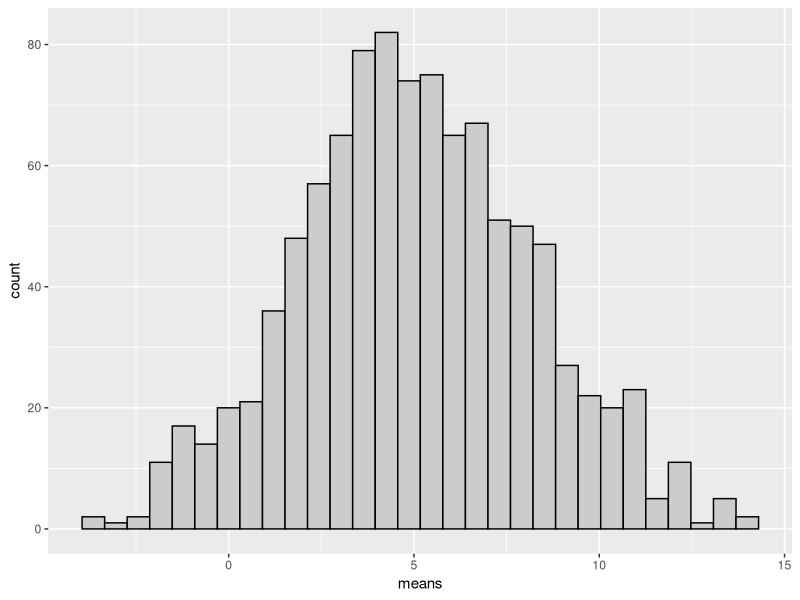
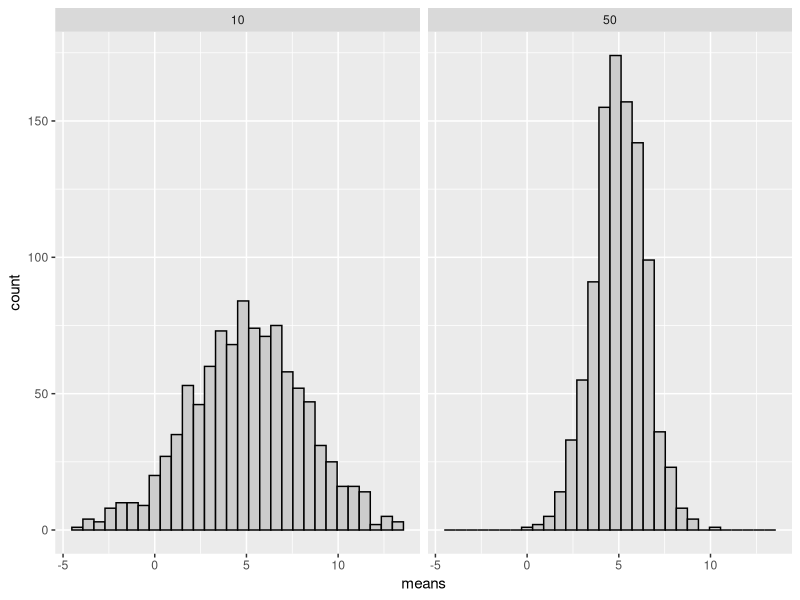
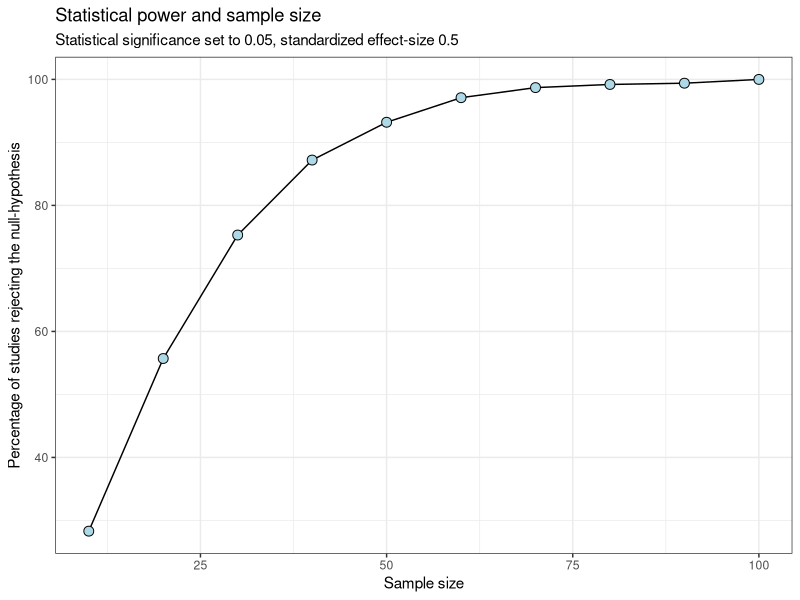
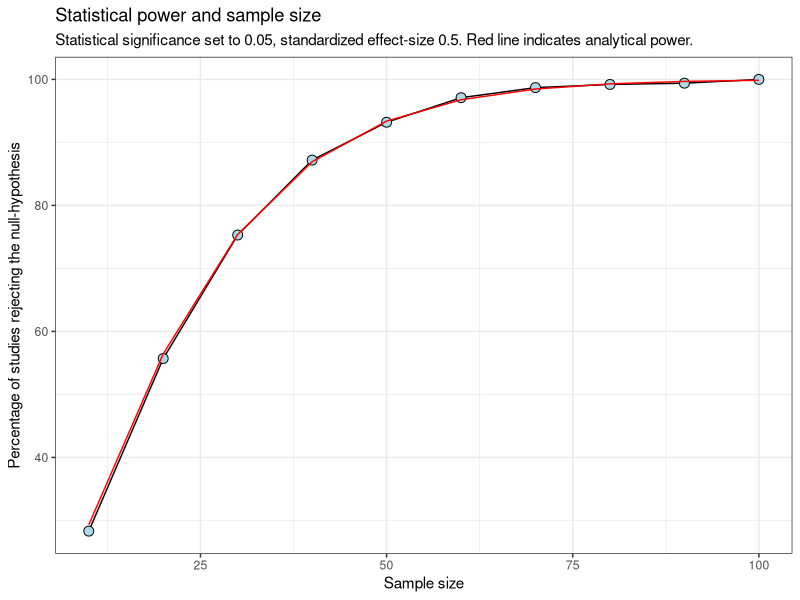
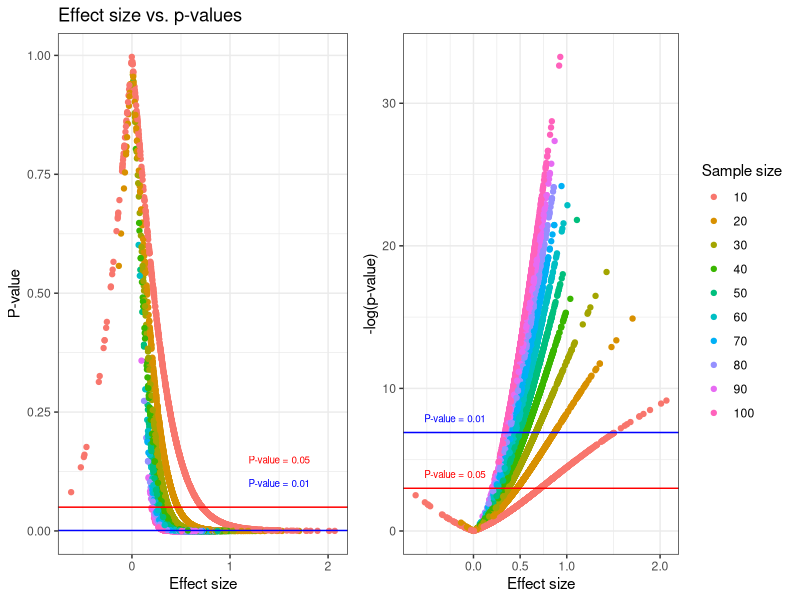
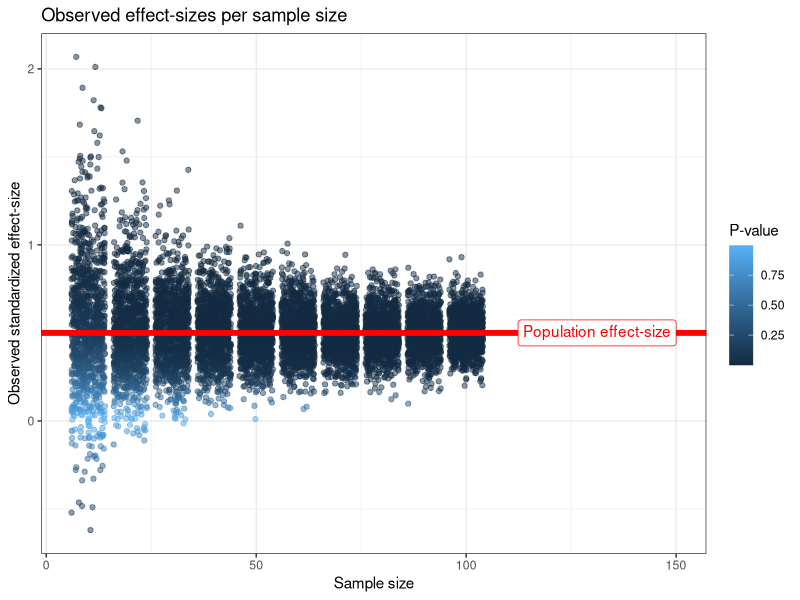
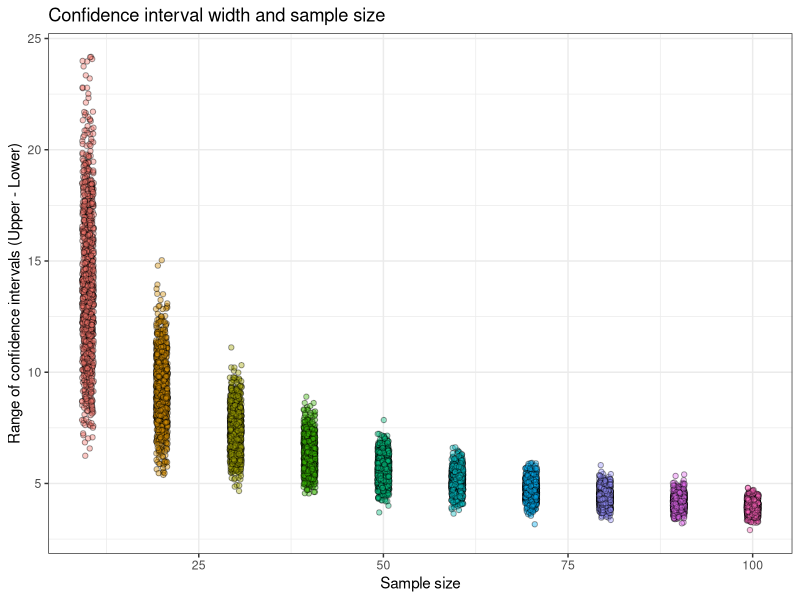
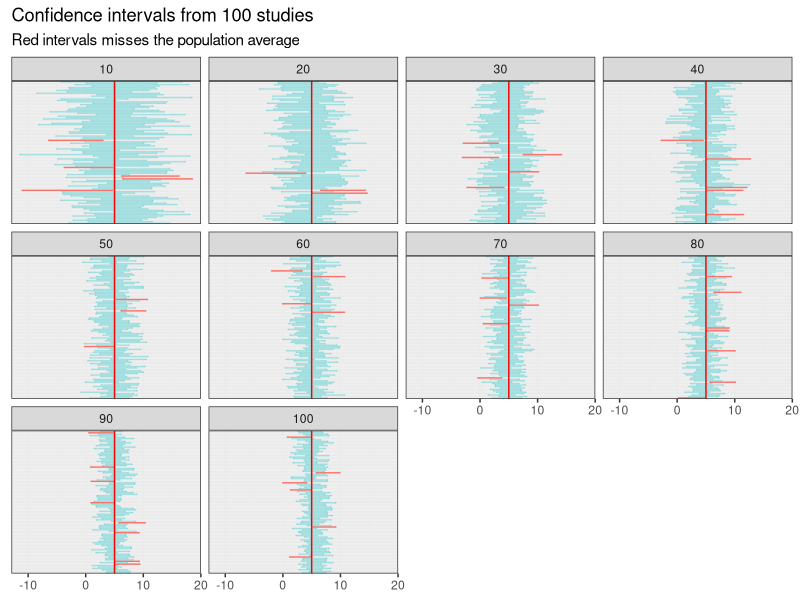

Source code (R) for these figures, in order:
## ---- chunk 1
knitr::opts_chunk$set(echo = TRUE)
## ---- chunk 2
set.seed(10)
library(tidyverse)

population <- rnorm(10^6, mean = 5, sd = 10)


results <- data.frame(means = rep(NA, 1000))


for(i in 1:1000) {
  
  samp <- sample(population, 10, replace = FALSE)
  
  results[i, 1] <- mean(samp)
  
  
}


results %>%
  ggplot(aes(means)) + geom_histogram(color = "black", fill = "gray80")


## ---- chunk 3
set.seed(10)


population <- rnorm(10^6, mean = 5, sd = 10)


results <- data.frame(means = rep(NA, 1000), 
                      sd = rep(NA, 1000))


for(i in 1:1000) {
  
  samp <- sample(population, 10, replace = FALSE)
  
  results[i, 1] <- mean(samp)
  results[i, 2] <- sd(samp)
  
}

results <- results %>%
  mutate(se = sd / sqrt(10)) 


head(results)



## ---- chunk 4

sd(results$means)

mean(results$se)

## ---- chunk 5

set.seed(10)


population <- rnorm(10^6, mean = 5, sd = 10)


results <- data.frame(means = rep(NA, 1000), 
                      sd = rep(NA, 1000))

results50 <- data.frame(means = rep(NA, 1000), 
                      sd = rep(NA, 1000))




for(i in 1:1000) {
  
  samp <- sample(population, 10, replace = FALSE)
  
  results[i, 1] <- mean(samp)
  results[i, 2] <- sd(samp)
  
  
  samp50 <- sample(population, 50, replace = FALSE)
  
  results50[i, 1] <- mean(samp50)
  results50[i, 2] <- sd(samp50)
  
  
}


bind_rows(results %>% mutate(n = 10), 
          results50 %>% mutate(n = 50)) %>%
  ggplot(aes(means)) + geom_histogram(color = "black", fill = "gray80") +
  facet_wrap(~ n)



## ---- chunk 6
bind_rows(results %>% mutate(n = 10), 
          results50 %>% mutate(n = 50)) %>%
  group_by(n) %>%
  summarise(se_average = mean(sd/sqrt(n)), 
            se_observed = sd(means)) %>%
  print()
## ---- chunk 7

# Example sample

samp <- sample(population, 15, replace = FALSE)

summary(lm(y ~ 1, data = data.frame(y = samp)))

## ---- chunk 8
library(tidyverse)
set.seed(1)


# Create a population to sample from with a known effect
# In standardized terms, the population effect is 0.5 = mean / sd.


population <- rnorm(10^6, 5, 10) 

# Calculate the population effect size 
pop.es <- mean(population) / sd(population)


results_total <- list()



# If use a progress bar 
# pb <- txtProgressBar(min = 0, max = 1000, style = 3)


# 0. Inside for-loop:




for(i in 1:1000) {
  
# 1. Sample from the population with sample size 10 to 100
  
  # 1.1 create a vector of sample sizes
  sample.sizes <- seq(from = 10, to = 100, by = 10)
  # 1.2 create a list to store results
  results_sub <- list()
  
  # 1.3 Inside a nested for-loop, perform sampling with each sample size
  for(j in 1:length(sample.sizes)) {
    
  samp <- sample(population, sample.sizes[j], 
                 replace = FALSE)
  
  
# 2. Create a model
  
  m <- lm(y ~ 1, data = data.frame(y = samp))
  
  # 2.1 Store results from each model as a data frame in a list:
  
 results_sub[[j]] <- data.frame(mean = coef(summary(m))[1, 1],  # Estimated mean
             se = coef(summary(m))[1, 2],  # Standard error
             pval = coef(summary(m))[1, 4],  # p-value
             ci.lwr = confint(m)[1], # confidence interval 
             ci.upr = confint(m)[2], # confidence interval
             effect.size = mean(samp) / sd(samp),
             sample.size = sample.sizes[j]) # Sample size
  
    
    
  }
  # 2.2 Combine all data frames from each sample size as a data frame in a list

  results_total[[i]] <- bind_rows(results_sub)

  
  # 3. Repeat 1 and 2 1000 times, performing 1000 studies each with 
  # sample sizes 10 to 100.
  
  # If we use a "progress bar"
  # setTxtProgressBar(pb, i)
  
}

# Close the progress bar
# close(pb)

# Combine all results
results_total <- bind_rows(results_total)

## ---- chunk 9

# Count numbers of studies with p < 0.05
results_total %>%
  filter(pval < 0.05) %>%
  group_by(sample.size) %>%
  summarise(n = n(), 
            prop = n / 1000) %>%
  ggplot(aes(sample.size, 100 * prop)) + geom_line() + geom_point(shape = 21, fill = "lightblue", size = 3) + 
  labs(x = "Sample size", 
       y = "Percentage of studies rejecting the null-hypothesis", 
       title = "Statistical power and sample size", 
       subtitle = "Statistical significance set to 0.05, standardized effect-size 0.5") +
  theme_bw()

## ---- chunk 10

library(pwr)

sample.sizes <- seq(from = 10, to = 100, by = 10)
results.pwr <- list()

for(i in 1:length(sample.sizes)) {
  
  pwr_analysis <- pwr.t.test(type = "one.sample", d = 5/10, sig.level = 0.05, n = sample.sizes[i])
  

  results.pwr[[i]] <- data.frame(sample.size = sample.sizes[i], 
                                 prop = pwr_analysis$power)
  
  
  }

results.pwr <- bind_rows(results.pwr)

# Count numbers of studies with p < 0.05
results_total %>%
  filter(pval < 0.05) %>%
  group_by(sample.size) %>%
  summarise(n = n(), 
            prop = n / 1000) %>%
  ggplot(aes(sample.size, 100 * prop)) + 
  geom_line() + 
  geom_point(shape = 21, fill = "lightblue", size = 3) + 
  
  geom_line(data = results.pwr, color = "red") +
  
  labs(x = "Sample size", 
       y = "Percentage of studies rejecting the null-hypothesis", 
       title = "Statistical power and sample size", 
       subtitle = "Statistical significance set to 0.05, standardized effect-size 0.5. Red line indicates analytical power.") +
  theme_bw()


## ---- chunk 11

library(cowplot)


plotA <- results_total %>%
  ggplot(aes(effect.size, pval, 
             color = as.factor(sample.size))) + geom_point() +
  labs(color = "Sample size") +
  
    geom_hline(yintercept = 0.05, color = "red") + 
  annotate("text", x = 1.5, y = 0.05 + 0.1, 
           color = "red",
           label = "P-value = 0.05", 
           size = 2.5) +
  
  geom_hline(yintercept = 0.001, color = "blue") + 
  annotate("text", x = 1.5, y = 0.001 + 0.1, 
           color = "blue",
           label = "P-value = 0.01", 
           size = 2.5) +
  
  labs(title = "Effect size vs. p-values", 
       x = "Effect size", 
       y = "P-value") + 

  theme_bw() + 
  theme(legend.position = "none")



plotB <- results_total %>%
  ggplot(aes(effect.size, -log(pval), 
             color = as.factor(sample.size))) + geom_point() +
  labs(color = "Sample size", 
       title = " ", 
       x = "Effect size", 
       y = "-log(p-value)") +
  
  geom_hline(yintercept = -log(0.05), color = "red") + 
  annotate("text", x = -0.2, y = -log(0.05) + 1, 
           color = "red",
           label = "P-value = 0.05", 
           size = 2.5) +
  
  geom_hline(yintercept = -log(0.001), color = "blue") + 
  annotate("text", x = -0.2, y = -log(0.001) + 1, 
           color = "blue",
           label = "P-value = 0.01", 
           size = 2.5) +
  scale_x_continuous(breaks = c(0, 0.5, 1, 2)) +
  
  
  theme_bw()

library(cowplot)
plot_grid(plotA, plotB, ncol = 2, rel_widths = c(0.8, 1))

## ---- chunk 12

library(ggtext)

results_total %>%
  ggplot(aes(sample.size, effect.size, color = pval)) + 
  
  geom_point(position = position_jitter(), alpha = 0.5) +
    geom_hline(yintercept = pop.es, lty = 1, size = 2, color = "red") +
  labs(x = "Sample size", 
       y = "Observed standardized effect-size", 
       color = "P-value", 
           title = "Observed effect-sizes per sample size") +
  annotate("richtext", x = 150, y = pop.es, 
           color = "red", 
           hjust = 1,
           label = "Population effect-size") +
  theme_bw()




## ---- chunk 13
results_total %>%
  ggplot(aes(sample.size, ci.upr-ci.lwr, fill = as.factor(sample.size))) +
  geom_point(position = position_jitter(width = 0.8),
             shape = 21, alpha = 0.4) +
  labs(x = "Sample size", 
       y = "Range of confidence intervals (Upper - Lower)", 
       title = "Confidence interval width and sample size") + 
  theme_bw() +
  theme(legend.position = "none")
## ---- chunk 14
library(knitr)

results_total %>% 
  mutate(ci_width = ci.upr-ci.lwr) %>%
  group_by(sample.size) %>%
  summarise(ci_width = mean(ci_width)) %>%
  kable(col.names = c("Sample size", "95% CI width"), 
        digits = c(1, 1))


## ---- chunk 15
results_total %>%
  mutate(sig = if_else(ci.lwr <= 5 & ci.upr >= 5, "sig", "ns"), 
         interval = paste0(rep(seq(1:1000), each = 10))) %>%
  filter(sig == "sig") %>%
  group_by(sample.size) %>%
  summarise(prop = 100 * (n() / 1000)) %>%
    kable(col.names = c("Sample size", "Proportion of 95% CI finding the true effect"), 
        digits = c(1, 1))
## ---- chunk 16
results_total %>%
  mutate(sig = if_else(ci.lwr <= 5 & ci.upr >= 5, "sig", "ns"), 
         interval = paste0(rep(seq(1:1000), each = 10))) %>%
  filter(interval %in% seq(1:100)) %>%
  
  ggplot(aes(mean, interval, color = sig, alpha = sig)) + 
  geom_errorbarh(aes(xmin = ci.lwr, 
                    xmax = ci.upr)) + 
  
  scale_alpha_manual(values = c(1, 0.3)) +
  
  geom_vline(xintercept = 5, color = "red") +
  
  facet_wrap(~ sample.size) + 
  
  labs(title = "Confidence intervals from 100 studies", 
       subtitle = "Red intervals misses the population average") +
  theme_bw() +
  
  theme(axis.text.y = element_blank(), 
        axis.ticks.y = element_blank(), 
        legend.position = "none", 
        axis.title = element_blank())

## ---- chunk 17
library(tidyverse)
set.seed(1)


# Create a population to sample from with a known effect
# In standardized terms, the population effect is 0 = mean / sd.


population <- rnorm(10^6, 0, 10) 

# Calculate the population effect size 
pop.es <- mean(population) / sd(population)


results_total_null <- list()



# If use a progress bar 
# pb <- txtProgressBar(min = 0, max = 1000, style = 3)


# 0. Inside for-loop:




for(i in 1:1000) {
  
# 1. Sample from the population with sample size 10 to 100
  
  # 1.1 create a vector of sample sizes
  sample.sizes <- seq(from = 10, to = 100, by = 10)
  # 1.2 create a list to store results
  results_sub <- list()
  
  # 1.3 Inside a nested for-loop, perform sampling with each sample size
  for(j in 1:length(sample.sizes)) {
    
  samp <- sample(population, sample.sizes[j], 
                 replace = FALSE)
  
  
# 2. Create a model
  
  m <- lm(y ~ 1, data = data.frame(y = samp))
  
  # 2.1 Store results from each model as a data frame in a list:
  
 results_sub[[j]] <- data.frame(mean = coef(summary(m))[1, 1],  # Estimated mean
             se = coef(summary(m))[1, 2],  # Standard error
             pval = coef(summary(m))[1, 4],  # p-value
             ci.lwr = confint(m)[1], # confidence interval 
             ci.upr = confint(m)[2], # confidence interval
             effect.size = mean(samp) / sd(samp),
             sample.size = sample.sizes[j]) # Sample size
  
    
    
  }
  # 2.2 Combine all data frames from each sample size as a data frame in a list

  results_total_null[[i]] <- bind_rows(results_sub)

  
  # 3. Repeat 1 and 2 1000 times, performing 1000 studies each with 
  # sample sizes 10 to 100.
  
  # If we use a "progress bar"
  # setTxtProgressBar(pb, i)
  
}

# Close the progress bar
# close(pb)

# Combine all results
results_total_null <- bind_rows(results_total_null)

## ---- chunk 18

# Count numbers of studies with p < 0.05
results_total_null %>%
  filter(pval < 0.05) %>%
  group_by(sample.size) %>%
  summarise(n = n(), 
            prop = n / 1000) %>%
  ggplot(aes(sample.size, 100 * prop)) + 
  geom_hline(yintercept = 5, lty = 2, color = "grey50") +
  geom_line() + 
  geom_point(shape = 21, fill = "lightblue", size = 3) + 
  labs(x = "Sample size", 
       y = "Percentage of studies rejecting the null-hypothesis", 
       title = "Statistical power and sample size", 
       subtitle = "Statistical significance set to 0.05, standardized effect-size 0") +
  scale_y_continuous(limits = c(0, 100)) +
  theme_bw()

## ---- chunk 19

results_total_null %>%
  ggplot(aes(pval)) + 
  geom_histogram(aes(y=100 * ..count../1000), 
                 binwidth = 0.05, boundary = 0, color = "gray30", fill = "white") + 
  labs(x = "P-value", 
       y = "Percentage of studies", 
       title = "Distribution of p-values from studies of a population zero-effect") +
  scale_y_continuous(limits = c(0, 10), expand = c(0, 0)) +
  facet_wrap(~ sample.size) +
  theme_bw()



## ---- chunk 20

results_total %>%
  filter(sample.size == 50, 
         pval <= 0.05) %>%
    ggplot(aes(pval)) + 
  geom_histogram(aes(y=100 * ..count../1000), 
                 binwidth = 0.005, boundary = 0, color = "gray30", fill = "darkolivegreen4") +
  
  
    geom_histogram(data = results_total_null %>%
                          filter(sample.size == 50, 
                                  pval <= 0.05), 
  aes(y=100 * ..count../1000), 
                 binwidth = 0.005, boundary = 0, color = "gray30", fill = "darkblue") +
  
    labs(x = "P-value", 
       y = "Percentage of studies", 
       title = "Distribution of p-values from studies of population zero-effect and true effect (d = 0.5)", 
       subtitle = "Sample size: n = 50") +
  annotate("text", x = 0.03, y = 5, label = "Population effect: 0", color = "darkblue") +
  annotate("text", x = 0.03, y = 6, label = "Population effect: 0.5", color = "darkolivegreen4") +
  coord_cartesian(ylim=c(0,10)) +
  theme_bw()
